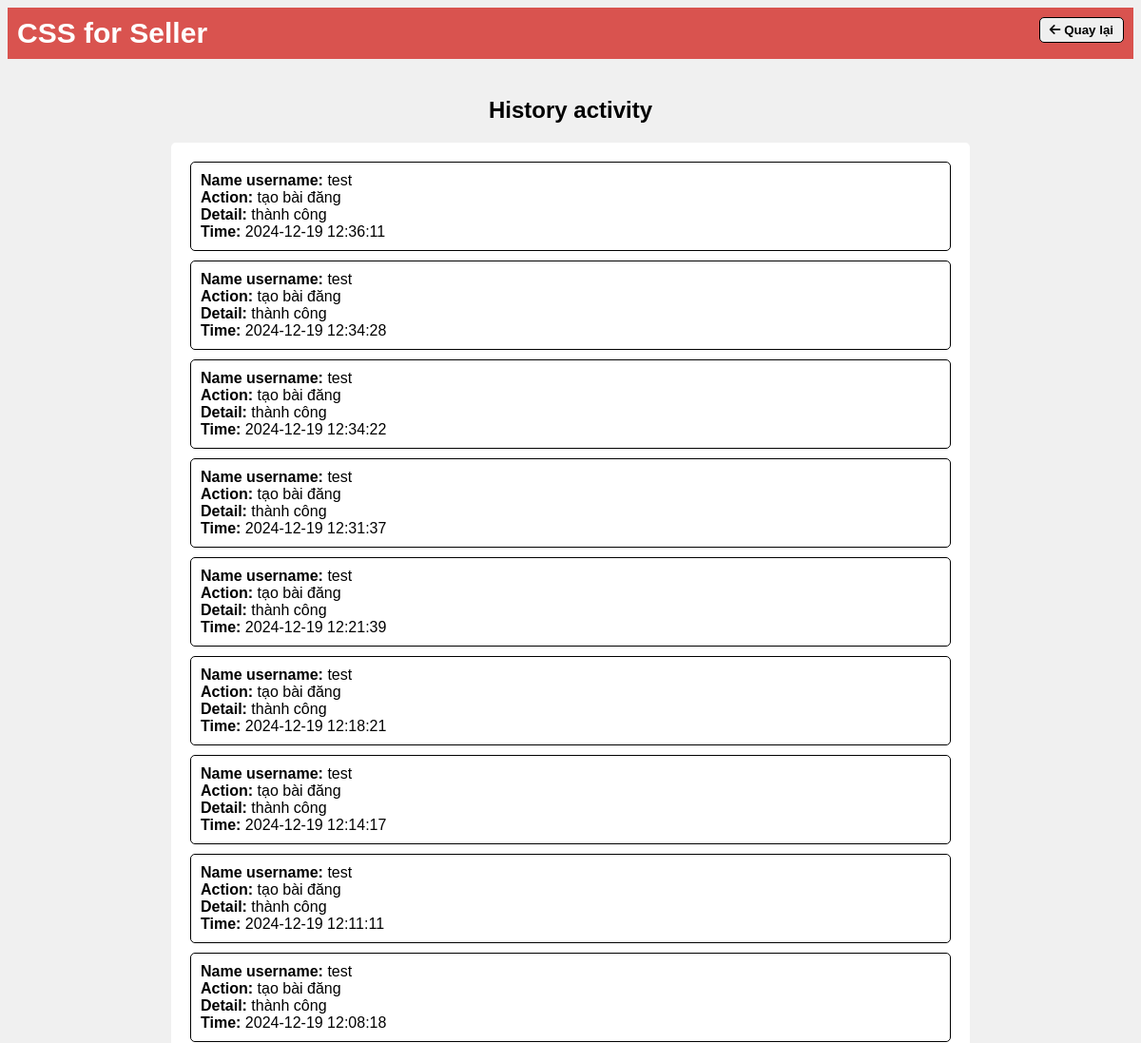
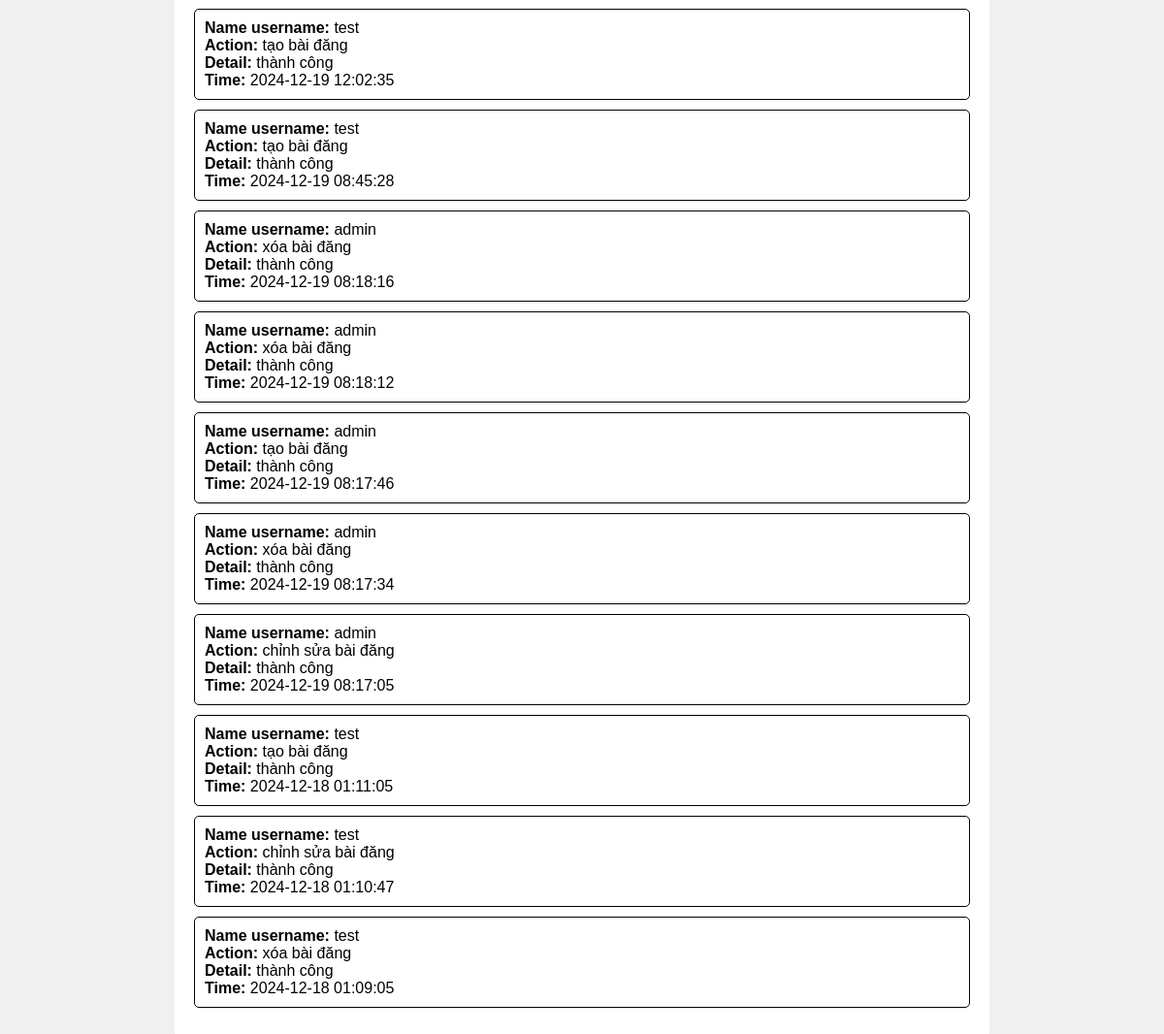
The app's page /B3/TBLS.php (signed in) with its own data (2 pictures, top to bottom).
### tables this page shows
CREATE TABLE IF NOT EXISTS `history` (
  `id` int NOT NULL AUTO_INCREMENT,
  `username` varchar(255) NOT NULL,
  `action` varchar(255) NOT NULL,
  `details` text NOT NULL,
  `created_at` datetime NOT NULL,
  PRIMARY KEY (`id`)
);

### B3/TBLS.php (the view, shortened to what this page needs)
<!DOCTYPE html>
<html lang="vi">
<head>
    <link rel="stylesheet" href="https://cdnjs.cloudflare.com/ajax/libs/font-awesome/6.0.0-beta3/css/all.min.css">
</head>
<body>
    <div class="header">
        <div class="logo">CSS for Seller</div>
        <div class="icons">
            <button><a href="../trangchunguoiban.php"><i class="fas fa-arrow-left"></i> Quay lại</a></button>
        </div>
    </div>
    <div class="content">
        <h2>History activity</h2>
        <div class="mess-box">
        <?php
            $conn = connect_db();
            $sql = "SELECT * FROM history ORDER BY created_at DESC";
            $result = $conn->query($sql);
            if ($result->num_rows > 0) {
                while($row = $result->fetch_assoc()) {
                    echo '<div class="message">';
                    echo '<strong>Name username: </strong>' . htmlspecialchars($row['username']) . '<br>';
                    echo '<strong>Action: </strong>' . htmlspecialchars($row['action']) . '<br>';
                    echo '<strong>Detail: </strong>' . htmlspecialchars($row['details']) . '<br>';
                    echo '<strong>Time: </strong>' . htmlspecialchars($row['created_at']) . '<br>';
                    echo '</div>';
                }
            } else {
                echo 'No activity history.';
            }
            ?>
        </div>
    </div>
</body>
</html>

### B3/TBLS.php (style rules this page uses)
body { font-family: Arial, sans-serif; background-color: #f0f0f0; }
.header { background-color: #d9534f; color: white; padding: 10px; display: flex; justify-content: space-between; }
.icons button { border: 1px solid black; border-radius: 5px; padding: 5px 10px; }
.icons a { text-decoration: none; color: black; font-weight: bold; }
.content { display: flex; flex-direction: column; align-items: center; margin: 20px; }
.mess-box { width: 80%; max-width: 800px; background-color: white; padding: 20px; border-radius: 5px; }
.message { background-color:rgb(255, 255, 255); color: white; padding: 10px; margin-bottom: 10px; border-radius: 5px; color: black; border: 1px solid black; }
.logo { font-size: 30px; font-weight: bold; }

### records on screen
history: username "test", action "tạo bài đăng", details "thành công", created_at "2024-12-19 12:36:11"
history: username "test", action "tạo bài đăng", details "thành công", created_at "2024-12-19 12:34:28"
history: username "test", action "tạo bài đăng", details "thành công", created_at "2024-12-19 12:34:22"
history: username "test", action "tạo bài đăng", details "thành công", created_at "2024-12-19 12:31:37"
history: username "test", action "tạo bài đăng", details "thành công", created_at "2024-12-19 12:21:39"
history: username "test", action "tạo bài đăng", details "thành công", created_at "2024-12-19 12:18:21"
history: username "test", action "tạo bài đăng", details "thành công", created_at "2024-12-19 12:14:17"
history: username "test", action "tạo bài đăng", details "thành công", created_at "2024-12-19 12:11:11"
history: username "test", action "tạo bài đăng", details "thành công", created_at "2024-12-19 12:08:18"
history: username "test", action "tạo bài đăng", details "thành công", created_at "2024-12-19 12:02:35"
history: username "test", action "tạo bài đăng", details "thành công", created_at "2024-12-19 08:45:28"
history: username "admin", action "xóa bài đăng", details "thành công", created_at "2024-12-19 08:18:16"
history: username "admin", action "xóa bài đăng", details "thành công", created_at "2024-12-19 08:18:12"
history: username "admin", action "tạo bài đăng", details "thành công", created_at "2024-12-19 08:17:46"
history: username "admin", action "xóa bài đăng", details "thành công", created_at "2024-12-19 08:17:34"
history: username "admin", action "chỉnh sửa bài đăng", details "thành công", created_at "2024-12-19 08:17:05"
history: username "test", action "tạo bài đăng", details "thành công", created_at "2024-12-18 01:11:05"
history: username "test", action "chỉnh sửa bài đăng", details "thành công", created_at "2024-12-18 01:10:47"
history: username "test", action "xóa bài đăng", details "thành công", created_at "2024-12-18 01:09:05"
